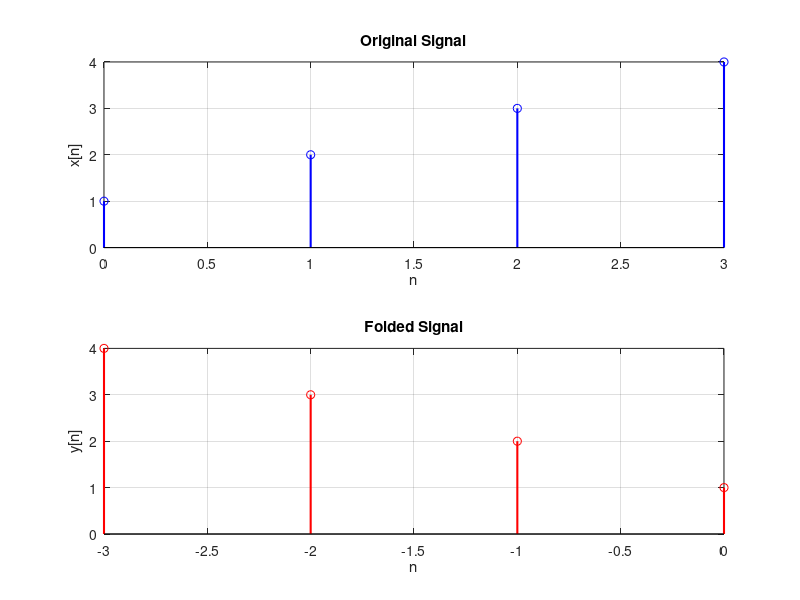

Write the MATLAB code that produced this figure.
% Define the signal values and time indices
x = [1, 2, 3, 4]; % Signal values
m = [0, 1, 2, 3]; % Signal time indices

% Compute the folded time indices
n = -fliplr(m);

% Compute the folded signal values
y = fliplr(x);

% Display results
disp('Folded Signal:');
disp(y);
disp('Folded Time Indices:');
disp(n);

% Plot the original and folded signals
figure;

% Original signal
subplot(2, 1, 1);
stem(m, x, 'b', 'LineWidth', 1.5);
title('Original Signal');
xlabel('n');
ylabel('x[n]');
grid on;

% Folded signal
subplot(2, 1, 2);
stem(n, y, 'r', 'LineWidth', 1.5);
title('Folded Signal');
xlabel('n');
ylabel('y[n]');
grid on;
